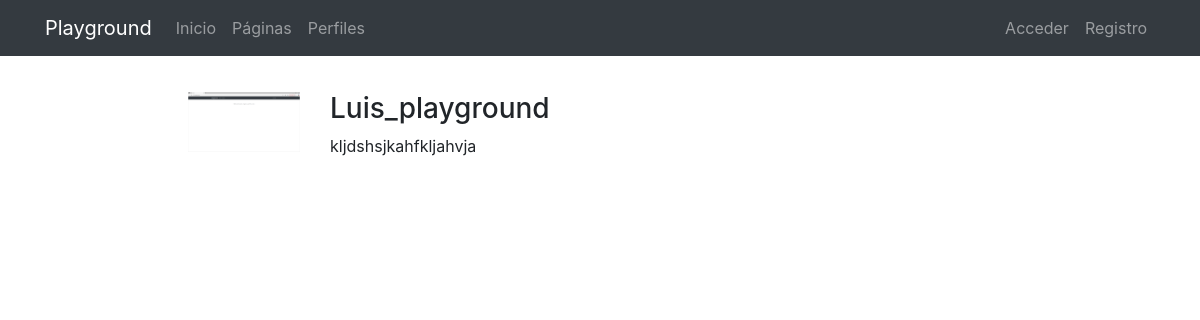
The app's page /profiles/Luis_playground/ with its own data.
### registration/models.py (models this page shows)
class Profile(models.Model):
    user = models.OneToOneField(User, on_delete=models.CASCADE)
    avatar = models.ImageField(upload_to=custom_upload_to, null=True, blank=True)
    bio = models.TextField(null=True, blank=True)
    link = models.URLField(max_length=200, null=True, blank=True)
    class Meta:
        ordering = ['user__username']

### Profiles/views.py (the view)
# urls.py: path('<username>/', ProfileDetailView.as_view(), name='profile_detail'),
class ProfileDetailView(DetailView):
    model = Profile
    template_name = 'Profiles/profile_detail.html'
    def get_object(self):
        return get_object_or_404(Profile, user__username=self.kwargs['username'])

### Profiles/templates/Profiles/profile_detail.html (shortened to what this page needs)
{% extends 'core/base.html' %}
{% load static %}
{% block content %}
<main role="main">
  <div class="container">
    <div class="row mt-3">
      <div class="col-md-9 mx-auto mb-5">
        <form action="" method="post" enctype="multipart/form-data">{% csrf_token %}
          <div class="row">
            <div class="col-md-2">
              {% if profile.avatar %}
                <img src="{{profile.avatar.url}}" class="img-fluid">
              {% else %}
                <img src="{% static 'registration/img/no-avatar.jpg' %}" class="img-fluid">
              {% endif %}
            </div>
            <div class="col-md-10">
              <h3>{{profile.user}}</h3>
              {% if profile.bio %}<p>{{profile.bio}}</p>{% endif %}
            </div>
          </div>
        </form>
      </div>
    </div>
  </div>
</main>
{% endblock %}

### core/static/core/css/main.css (style rules this page uses)
main { padding-top: 20px; }
:root { --jumbotron-padding-y: 3rem; }

### records on screen
Profile: avatar (picture), user "Luis_playground", bio "kljdshsjkahfkljahvja"
